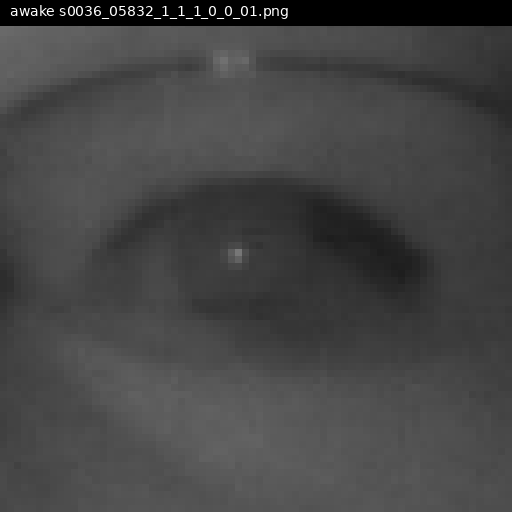
#> input picture glass1_samples/awake_0_s0036_05832_1_1_1_0_0_01.png, 512 x 512 px, found by its file name
$ python composite_v4.py
#> lines starting #> are read from the running program, lines starting #| are printed output that depends on the picture; after the words box and inside, x2 and y2 are one past the last pixel; in counts of white or black regions, pixels touching at a corner belong together; pictures that were not available may be replaced by others from this repository, and a replacement may not be noted
#!/usr/bin/env python3
import os, random
import numpy as np
from PIL import Image, ImageFilter

SRC_DIR = '/home/bobby/OCEC/glass1_samples'
REFL_DIR = '/home/bobby/OCEC/blender_out3/reflections'
OUT_DIR = '/home/bobby/OCEC/blender_out4'
os.makedirs(OUT_DIR, exist_ok=True)

samples = [
    'awake_0_s0036_05832_1_1_1_0_0_01.png',
    'sleepy_0_s0037_04771_1_1_0_1_0_01.png',
    'awake_2_s0035_00444_0_1_1_0_1_02.png',
    'sleepy_1_s0012_02860_0_1_0_2_1_01.png',
]
VARIANTS = 4

def make_random_mask(h, w):
    """Full coverage mask - no boundary, just intensity variation."""
    x_norm = np.linspace(0, 1, w)
    y_norm = np.linspace(0, 1, h)
    xx, yy = np.meshgrid(x_norm, y_norm)
    variation = 0.7 + 0.3 * np.sin(xx * np.pi * random.uniform(1, 3) + random.uniform(0, 6.28))
    variation *= 0.8 + 0.2 * np.sin(yy * np.pi * random.uniform(1, 2) + random.uniform(0, 6.28))
    mask = np.clip(variation, 0, 1)
    mask_img = Image.fromarray((mask * 255).astype(np.uint8))
    mask_img = mask_img.filter(ImageFilter.GaussianBlur(radius=random.uniform(20, 40)))
    return np.array(mask_img, np.float32) / 255.0

import math

for fname in samples:
    base = os.path.splitext(fname)[0]
    eye = np.array(Image.open(os.path.join(SRC_DIR, fname)).convert('L'), np.float32)
    h, w = eye.shape
#> h = 512; w = 512
    yy, xx = np.mgrid[:h, :w]

    for v in range(VARIANTS):
        random.seed(42 + v * 1000 + hash(fname) % 10000)
        refl_raw = np.array(Image.open(os.path.join(REFL_DIR, f'{base}_refl_v{v}.png')).convert('L').transpose(Image.FLIP_TOP_BOTTOM), np.float32)
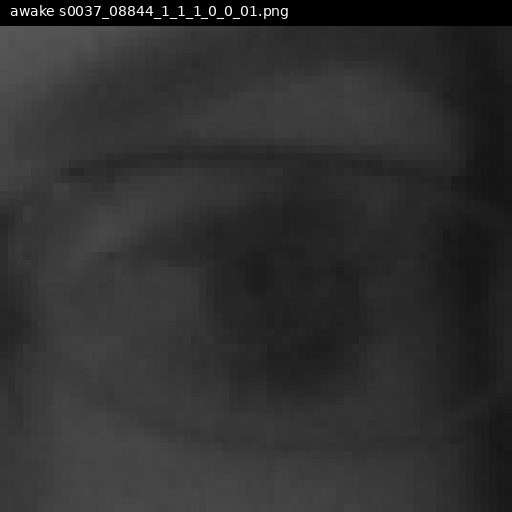
#> input picture glass1_samples/awake_3_s0037_08844_1_1_1_0_0_01.png, 512 x 512 px, given in place of awake_0_s0036_05832_1_1_1_0_0_01_refl_v0.png, which was not available
        # Fill black areas with eye image so no boundary exists
        black_mask = refl_raw < 15
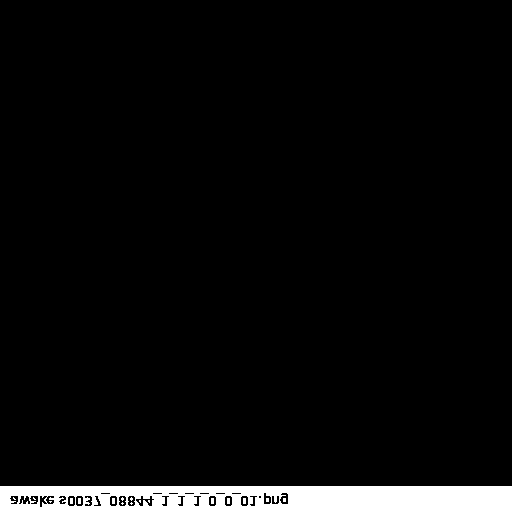
#> black_mask: shape (512, 512) bool; 4.6% white; 18 white regions (17 under 20 px), largest, box (x1, y1, x2, y2) and area: (0, 486, 512, 512) 12003
        refl_raw[black_mask] = eye[black_mask]
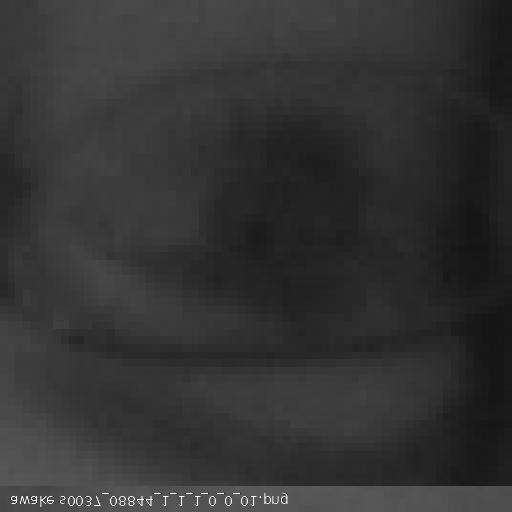
#> refl_raw: shape (512, 512) float32; min 15, max 255, mean 51.3

        refl = refl_raw
        mask = make_random_mask(h, w)
#> in make_random_mask, `mask = np.clip(variation, 0, 1)`:
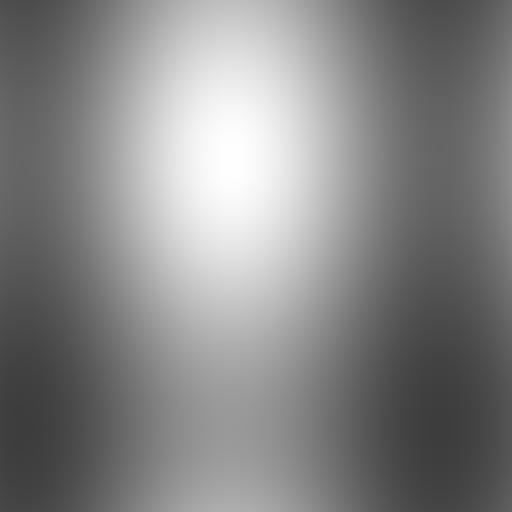
#> variation: shape (512, 512) float64; min 0.24, max 1, mean 0.525

        # ADDITIVE blend: reflection adds light on top of eye, no replacement
        # Brighten reflection to wash out eye detail
        refl_boost = refl * random.uniform(1.5, 3.0)
        add_strength = mask * random.uniform(0.6, 1.2)
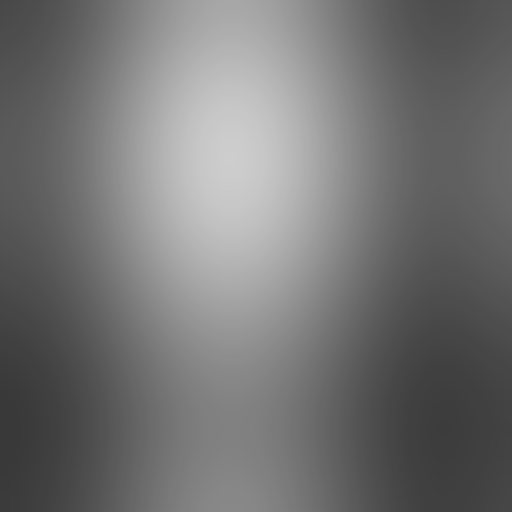
#> add_strength: shape (512, 512) float32; min 0.224, max 0.805, mean 0.454
        out = np.clip(eye + refl_boost * add_strength, 0, 255)

        # Heavy specular glint spots (6-12)
        for _ in range(random.randint(6, 12)):
            sx = random.uniform(0.1, 0.9) * w
            sy = random.uniform(0.1, 0.9) * h
            sr = random.uniform(3, 20)
            strength = random.uniform(0.4, 1.0)
            # Elongated horizontally (streak-like)
            sx_r = random.uniform(0.5, 2.0)
            sy_r = random.uniform(0.5, 1.0)
            spot = np.exp(-(((xx-sx)/sx_r)**2 + ((yy-sy)/sy_r)**2) / (2 * sr**2))
            spot_mask = spot * mask
            # Clip to create hard saturated highlights
            clipped = np.clip(spot_mask * strength * 255, 0, 255)
            clipped[clipped > random.randint(160, 200)] = 255
            out = np.clip(out + clipped, 0, 255)
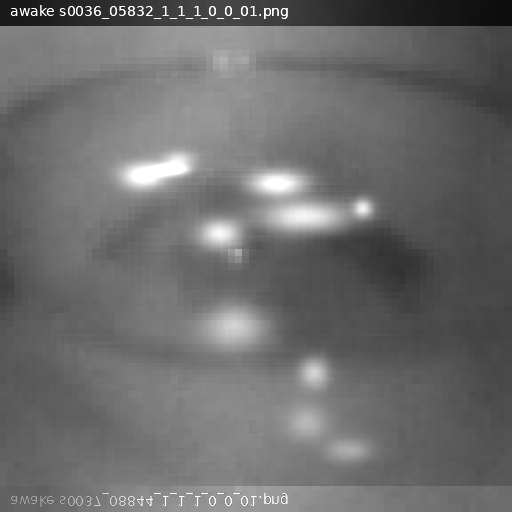
#> out: shape (512, 512) float64; min 12.4, max 255, mean 109

        # Strong bloom on highlights
        out_img = Image.fromarray(out.astype(np.uint8))
        bloom1 = np.array(out_img.filter(ImageFilter.GaussianBlur(radius=3)), np.float32)
        bloom2 = np.array(out_img.filter(ImageFilter.GaussianBlur(radius=8)), np.float32)
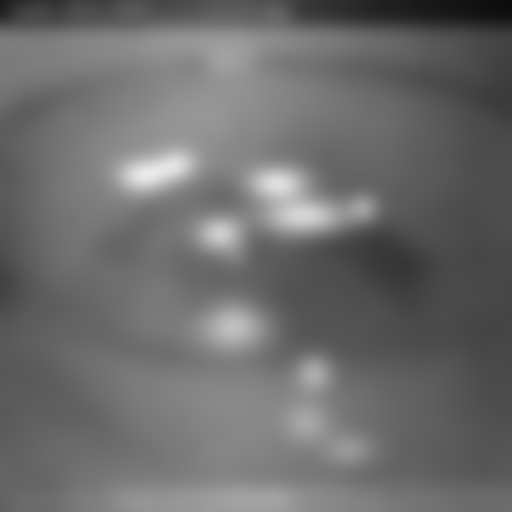
#> bloom2: shape (512, 512) float32; min 12, max 234, mean 108.5
        out = np.clip(out * 0.75 + bloom1 * 0.15 + bloom2 * 0.10, 0, 255)

        out_path = os.path.join(OUT_DIR, f'{base}_comp_v{v}.png')
        Image.fromarray(out.astype(np.uint8)).save(out_path)
#> (the run stopped early here; a loop or call above may not have finished)
